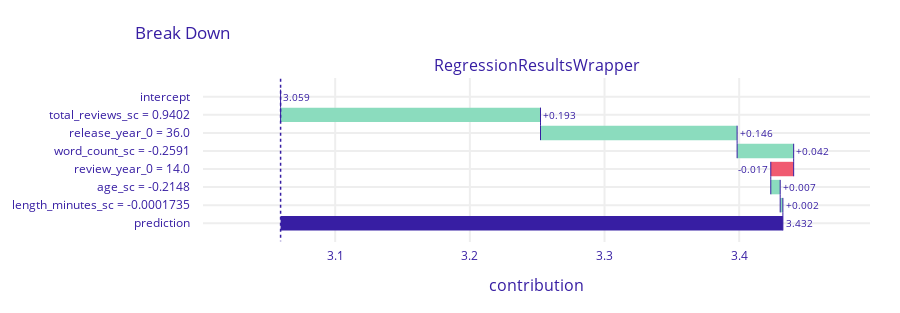

Notebook code for this chart:
### Code cell
break_down_plot.plot(

)

### Figure 1 — Plotly figure (JSON) as saved in the notebook; plotly's stock layout.template omitted (floating-point values rounded to 4 significant figures)
{"data": [{"base": 3.059, "connector": {"line": {"color": "#371ea3", "dash": "solid", "width": 1}, "mode": "spanning"}, "decreasing": {"marker": {"color": "#f05a71"}}, "hoverinfo": "text+delta", "hoverlabel": {"bgcolor": "rgba(0,0,0,0.8)"}, "hovertext": ["Average response: 3.059<br>Prediction: 3.432", "total_reviews_sc = 0.9402<br>increases average response by", "release_year_0 = 36.0<br>increases average response by", "word_count_sc = -0.2591<br>increases average response by", "review_year_0 = 14.0<br>decreases average response by", "age_sc = -0.2148<br>increases average response by", "length_minutes_sc = -0.0001735<br>increases average response by", "Average response: 3.059<br>Prediction: 3.432"], "increasing": {"marker": {"color": "#8bdcbe"}}, "measure": ["relative", "relative", "relative", "relative", "relative", "relative", "relative", "total"], "orientation": "h", "showlegend": false, "text": ["3.059", "+0.193", "+0.146", "+0.042", "-0.017", "+0.007", "+0.002", "3.432"], "textposition": "outside", "totals": {"marker": {"color": "#371ea3"}}, "type": "waterfall", "x": [0, 0.193, 0.146, 0.042, -0.017, 0.007, 0.002, 0.372], "xaxis": "x", "y": ["intercept", "total_reviews_sc = 0.9402", "release_year_0 = 36.0", "word_count_sc = -0.2591", "review_year_0 = 14.0", "age_sc = -0.2148", "length_minutes_sc = -0.0001735", "prediction"], "yaxis": "y"}], "layout": {"annotations": [{"font": {"size": 16}, "showarrow": false, "text": "RegressionResultsWrapper", "x": 0.5, "xanchor": "center", "xref": "paper", "y": 1, "yanchor": "bottom", "yref": "paper"}, {"font": {"size": 16}, "showarrow": false, "text": "contribution", "x": 0.5, "xanchor": "center", "xref": "paper", "y": 0, "yanchor": "top", "yref": "paper", "yshift": -30}], "font": {"color": "#371ea3"}, "height": 313, "margin": {"b": 71, "r": 30, "t": 78}, "shapes": [{"line": {"color": "#371ea3", "dash": "dot", "width": 1.5}, "type": "line", "x0": 3.059, "x1": 3.059, "xref": "x", "y0": -1, "y1": 8, "yref": "y"}], "title": {"text": "Break Down", "x": 0.15}, "xaxis": {"anchor": "y", "automargin": true, "domain": [0, 1], "fixedrange": true, "gridwidth": 2, "range": [3.002, 3.497], "tickcolor": "white", "ticklen": 3, "ticks": "outside", "type": "linear", "zeroline": false}, "yaxis": {"anchor": "x", "automargin": true, "autorange": "reversed", "domain": [0, 1], "fixedrange": true, "gridwidth": 2, "tickcolor": "white", "ticklen": 10, "ticks": "outside", "type": "category"}}}
